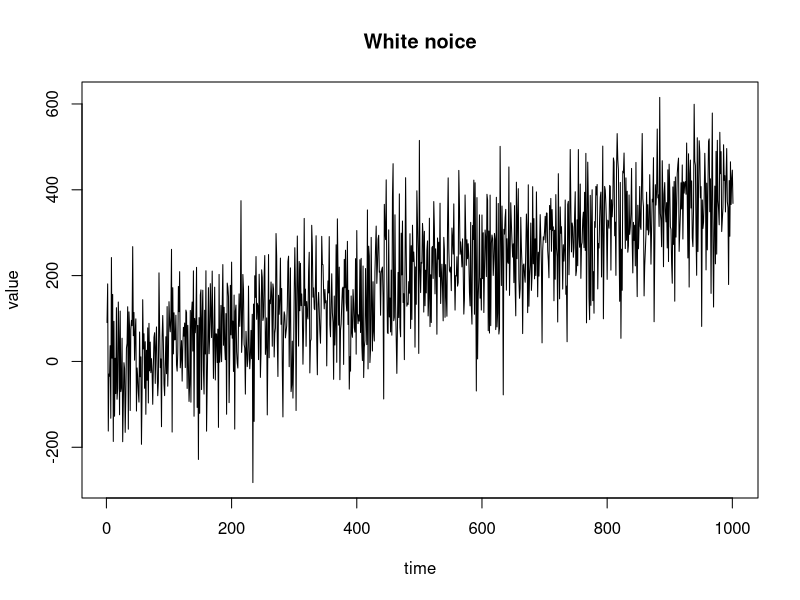

This chart was generated by the following R code:
require("forecast")
rm(list=ls())
set.seed(18)

x <- seq(0,100,0.1)
y <- 4*x-2+rnorm(length(x),sd=100)
y.ts = ts(y)
plot(y.ts, xlab="time", main="White noice", ylab="value")
model <- meanf(y,h=100, level=c(80,95),fan=FALSE, lambda=NULL)
#plot(model)
